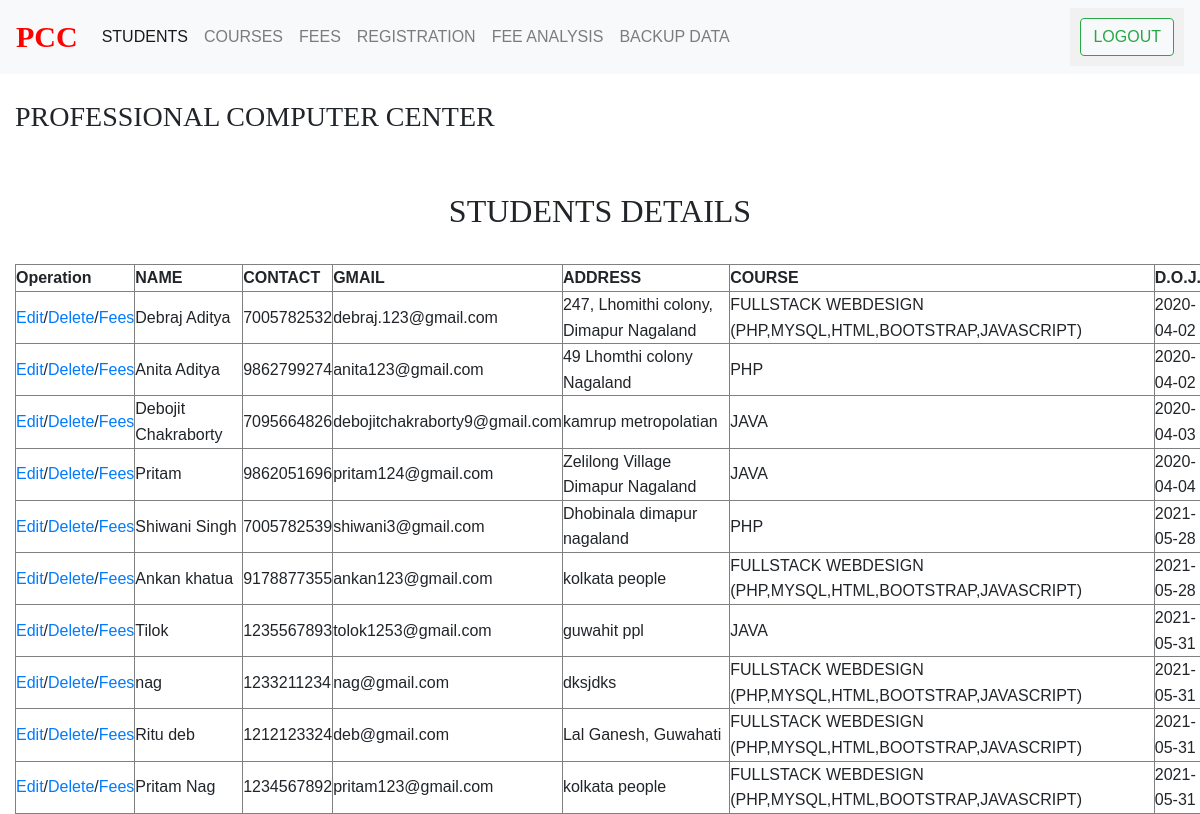
Page /Admin/ViewStudent.php (signed in) on the committed database.
### tables this page shows
CREATE TABLE IF NOT EXISTS `student` (
  `Id` int(5) NOT NULL AUTO_INCREMENT,
  `Name` varchar(30) NOT NULL,
  `Contact` varchar(10) NOT NULL,
  `Address` varchar(1000) NOT NULL,
  `Gmail` varchar(50) NOT NULL,
  `Course` text NOT NULL,
  `DOJ` date NOT NULL,
  `Block` int(11) NOT NULL,
  `DOE` varchar(15) NOT NULL DEFAULT 'Current',
  PRIMARY KEY (`Id`)
);

### Admin/ViewStudent.php (the view, shortened to what this page needs)
<!DOCTYPE html>
<html lang="en">
<head>
    <link rel="stylesheet" type="text/css" href="https://cdn.datatables.net/v/dt/dt-1.10.16/datatables.min.css"/>
    <?php  include("../Include/cdn.php");  ?>
</head>
<body>
    <?php
        include("../Include/navbar.php");
        include("../Include/Title.php");
        include("../Include/database.php");
        $sql1 = "select * from student";
        echo"<br><h2 style='text-align:center;'class='font'>STUDENTS DETAILS</h2><br>";
        echo"<div class='container-fluid'  style='overflow-x:auto;'>";
        echo"<center><table id='usetTable' border='1' width='1200'>";
        echo"<thead><th>Operation</th><th>NAME</th><th>CONTACT</th><th>GMAIL</th><th>ADDRESS</th><th>COURSE</th><th>D.O.J.</th></thead><tbody>";
        if ($result = mysqli_query($con, $sql1))
          while ($row = mysqli_fetch_assoc($result)) {
              echo"<tr>";
              echo"<td><a href='StudentEdit.php?Slno=".$row['Id']."'>Edit</a>/<a href='StudentDelete.php?Slno=".$row['Id']."'>Delete</a>/<a href='fees.php?contact=".$row['Contact']."'>Fees</a></td>";
              echo "<td>".$row["Name"]."</td>";
              echo "<td>".$row["Contact"]."</td>";
              echo "<td>".$row["Gmail"]."</td>";
              echo "<td>".$row["Address"]."</td>";
              echo "<td>".$row["Course"]."</td>";
              echo "<td>".$row["DOJ"]."</td>";
              echo"</tr>";
          }
        echo"</table></tbody></center></div>";
    ?>
</body>
</html>

### Include/style.css (style rules this page uses)
* { padding:0; margin:0; }
html { background-color: #eaf0f2; }
body { font:16px/1.6 Arial, sans-serif; }

### rows in the picture
student: Name "Debraj Aditya", Contact "7005782532", Gmail "debraj.123@gmail.com", Address "247, Lhomithi colony, Dimapur Nagaland", Course "FULLSTACK WEBDESIGN (PHP,MYSQL,HTML,BOOTSTRAP,JAVASCRIPT)", DOJ "2020-04-02"
student: Name "Anita Aditya", Contact "9862799274", Gmail "anita123@gmail.com", Address "49 Lhomthi colony Nagaland", Course "PHP", DOJ "2020-04-02"
student: Name "Debojit Chakraborty", Contact "7095664826", Gmail "debojitchakraborty9@gmail.com", Address "kamrup metropolatian", Course "JAVA", DOJ "2020-04-03"
student: Name "Pritam", Contact "9862051696", Gmail "pritam124@gmail.com", Address "Zelilong Village Dimapur Nagaland", Course "JAVA", DOJ "2020-04-04"
student: Name "Shiwani Singh", Contact "7005782539", Gmail "shiwani3@gmail.com", Address "Dhobinala dimapur nagaland", Course "PHP", DOJ "2021-05-28"
student: Name "Ankan khatua", Contact "9178877355", Gmail "ankan123@gmail.com", Address "kolkata people", Course "FULLSTACK WEBDESIGN (PHP,MYSQL,HTML,BOOTSTRAP,JAVASCRIPT)", DOJ "2021-05-28"
student: Name "Tilok", Contact "1235567893", Gmail "tolok1253@gmail.com", Address "guwahit ppl", Course "JAVA", DOJ "2021-05-31"
student: Name "nag", Contact "1233211234", Gmail "nag@gmail.com", Address "dksjdks", Course "FULLSTACK WEBDESIGN (PHP,MYSQL,HTML,BOOTSTRAP,JAVASCRIPT)", DOJ "2021-05-31"
student: Name "Ritu deb", Contact "1212123324", Gmail "deb@gmail.com", Address "Lal Ganesh, Guwahati", Course "FULLSTACK WEBDESIGN (PHP,MYSQL,HTML,BOOTSTRAP,JAVASCRIPT)", DOJ "2021-05-31"
student: Name "Pritam Nag", Contact "1234567892", Gmail "pritam123@gmail.com", Address "kolkata people", Course "FULLSTACK WEBDESIGN (PHP,MYSQL,HTML,BOOTSTRAP,JAVASCRIPT)", DOJ "2021-05-31"
